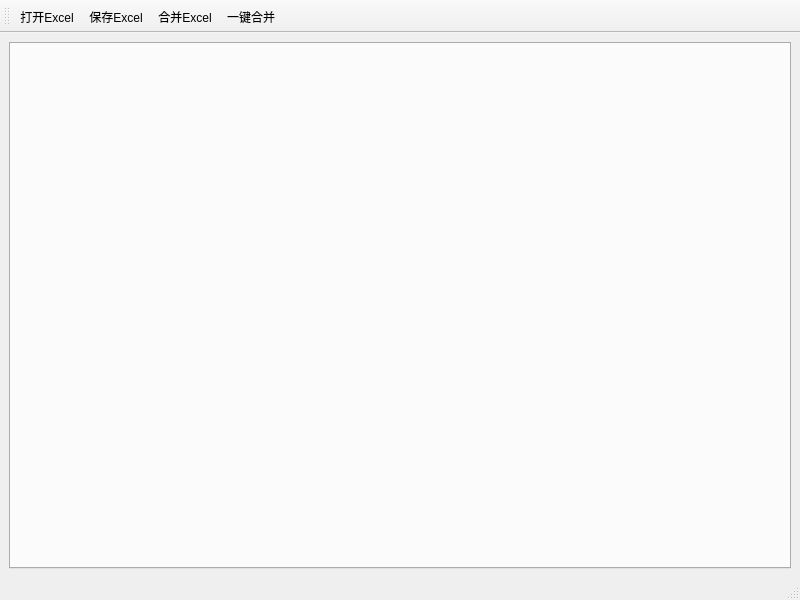
<?xml version="1.0" encoding="UTF-8"?>
<ui version="4.0">
 <class>MainWindow</class>
 <widget class="QMainWindow" name="MainWindow">
  <property name="geometry">
   <rect>
    <x>0</x>
    <y>0</y>
    <width>800</width>
    <height>600</height>
   </rect>
  </property>
  <property name="windowTitle">
   <string>MainWindow</string>
  </property>
  <widget class="QWidget" name="centralwidget">
   <layout class="QHBoxLayout" name="horizontalLayout">
    <item>
     <widget class="QTabWidget" name="tabWidget">
      <property name="tabPosition">
       <enum>QTabWidget::South</enum>
      </property>
      <property name="tabShape">
       <enum>QTabWidget::Triangular</enum>
      </property>
      <property name="currentIndex">
       <number>-1</number>
      </property>
      <property name="elideMode">
       <enum>Qt::ElideLeft</enum>
      </property>
      <property name="tabsClosable">
       <bool>false</bool>
      </property>
      <property name="movable">
       <bool>true</bool>
      </property>
      <property name="tabBarAutoHide">
       <bool>false</bool>
      </property>
     </widget>
    </item>
   </layout>
  </widget>
  <widget class="QMenuBar" name="menubar">
   <property name="geometry">
    <rect>
     <x>0</x>
     <y>0</y>
     <width>800</width>
     <height>23</height>
    </rect>
   </property>
  </widget>
  <widget class="QStatusBar" name="statusbar"/>
  <widget class="QToolBar" name="toolBar">
   <property name="windowTitle">
    <string>toolBar</string>
   </property>
   <property name="toolButtonStyle">
    <enum>Qt::ToolButtonTextUnderIcon</enum>
   </property>
   <attribute name="toolBarArea">
    <enum>TopToolBarArea</enum>
   </attribute>
   <attribute name="toolBarBreak">
    <bool>false</bool>
   </attribute>
   <addaction name="actOpen_Excel"/>
   <addaction name="actSave_Excel"/>
   <addaction name="actMerge_Excel"/>
   <addaction name="actOneMerge_Excel"/>
  </widget>
  <action name="actOpen_Excel">
   <property name="icon">
    <iconset resource="images.qrc">
     <normaloff>:/icon/png/images/excel.png</normaloff>:/icon/png/images/excel.png</iconset>
   </property>
   <property name="text">
    <string>打开Excel</string>
   </property>
  </action>
  <action name="actSave_Excel">
   <property name="icon">
    <iconset resource="images.qrc">
     <normaloff>:/icon/png/images/save .png</normaloff>:/icon/png/images/save .png</iconset>
   </property>
   <property name="text">
    <string>保存Excel</string>
   </property>
  </action>
  <action name="actMerge_Excel">
   <property name="icon">
    <iconset resource="images.qrc">
     <normaloff>:/icon/png/images/merge.png</normaloff>:/icon/png/images/merge.png</iconset>
   </property>
   <property name="text">
    <string>合并Excel</string>
   </property>
  </action>
  <action name="actOneMerge_Excel">
   <property name="icon">
    <iconset resource="images.qrc">
     <normaloff>:/icon/png/images/onemerge.png</normaloff>:/icon/png/images/onemerge.png</iconset>
   </property>
   <property name="text">
    <string>一键合并</string>
   </property>
  </action>
 </widget>
 <resources>
  <include location="images.qrc"/>
 </resources>
 <connections/>
</ui>
